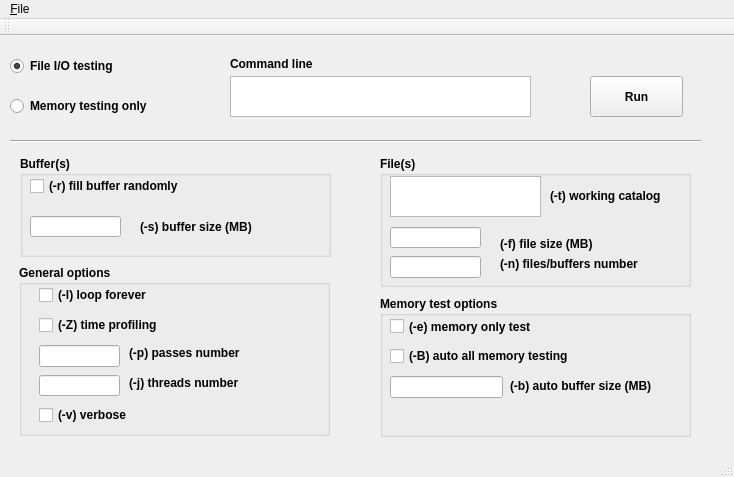
<?xml version="1.0" encoding="UTF-8"?>
<ui version="4.0">
 <class>MainWindow</class>
 <widget class="QMainWindow" name="MainWindow">
  <property name="geometry">
   <rect>
    <x>0</x>
    <y>0</y>
    <width>734</width>
    <height>477</height>
   </rect>
  </property>
  <property name="windowTitle">
   <string>MainWindow</string>
  </property>
  <widget class="QWidget" name="centralWidget">
   <widget class="QRadioButton" name="radioButtonFileIOtestmode">
    <property name="geometry">
     <rect>
      <x>10</x>
      <y>20</y>
      <width>171</width>
      <height>20</height>
     </rect>
    </property>
    <property name="font">
     <font>
      <weight>75</weight>
      <bold>true</bold>
     </font>
    </property>
    <property name="text">
     <string>File I/O testing</string>
    </property>
    <property name="checked">
     <bool>true</bool>
    </property>
   </widget>
   <widget class="QRadioButton" name="radioButtonMemoryOnlyTestMode">
    <property name="geometry">
     <rect>
      <x>10</x>
      <y>60</y>
      <width>171</width>
      <height>20</height>
     </rect>
    </property>
    <property name="font">
     <font>
      <weight>75</weight>
      <bold>true</bold>
     </font>
    </property>
    <property name="text">
     <string>Memory testing only</string>
    </property>
   </widget>
   <widget class="QTextEdit" name="textEditCmdLineBuf">
    <property name="geometry">
     <rect>
      <x>230</x>
      <y>40</y>
      <width>301</width>
      <height>41</height>
     </rect>
    </property>
    <property name="acceptRichText">
     <bool>true</bool>
    </property>
   </widget>
   <widget class="Line" name="line_sep_main">
    <property name="geometry">
     <rect>
      <x>10</x>
      <y>95</y>
      <width>691</width>
      <height>21</height>
     </rect>
    </property>
    <property name="orientation">
     <enum>Qt::Horizontal</enum>
    </property>
   </widget>
   <widget class="QPushButton" name="buttonRunTest">
    <property name="geometry">
     <rect>
      <x>590</x>
      <y>40</y>
      <width>93</width>
      <height>41</height>
     </rect>
    </property>
    <property name="font">
     <font>
      <weight>75</weight>
      <bold>true</bold>
     </font>
    </property>
    <property name="text">
     <string>Run</string>
    </property>
   </widget>
   <widget class="QLabel" name="label_cmd_line">
    <property name="enabled">
     <bool>true</bool>
    </property>
    <property name="geometry">
     <rect>
      <x>230</x>
      <y>20</y>
      <width>111</width>
      <height>16</height>
     </rect>
    </property>
    <property name="font">
     <font>
      <weight>75</weight>
      <bold>true</bold>
     </font>
    </property>
    <property name="text">
     <string>Command line</string>
    </property>
   </widget>
   <widget class="QGroupBox" name="groupBoxBuffers">
    <property name="enabled">
     <bool>true</bool>
    </property>
    <property name="geometry">
     <rect>
      <x>20</x>
      <y>120</y>
      <width>311</width>
      <height>101</height>
     </rect>
    </property>
    <property name="font">
     <font>
      <weight>75</weight>
      <bold>true</bold>
     </font>
    </property>
    <property name="title">
     <string>Buffer(s)</string>
    </property>
    <widget class="QCheckBox" name="checkBoxRandomBufferFill">
     <property name="enabled">
      <bool>true</bool>
     </property>
     <property name="geometry">
      <rect>
       <x>10</x>
       <y>20</y>
       <width>211</width>
       <height>20</height>
      </rect>
     </property>
     <property name="font">
      <font>
       <weight>75</weight>
       <bold>true</bold>
      </font>
     </property>
     <property name="text">
      <string>(-r) fill buffer randomly</string>
     </property>
    </widget>
    <widget class="QLabel" name="labelBufferSize">
     <property name="enabled">
      <bool>true</bool>
     </property>
     <property name="geometry">
      <rect>
       <x>120</x>
       <y>60</y>
       <width>161</width>
       <height>21</height>
      </rect>
     </property>
     <property name="font">
      <font>
       <weight>75</weight>
       <bold>true</bold>
      </font>
     </property>
     <property name="text">
      <string>(-s) buffer size (MB)</string>
     </property>
    </widget>
    <widget class="QLineEdit" name="lineEditBufferSize">
     <property name="geometry">
      <rect>
       <x>10</x>
       <y>60</y>
       <width>91</width>
       <height>21</height>
      </rect>
     </property>
    </widget>
   </widget>
   <widget class="QGroupBox" name="groupBoxFiles">
    <property name="geometry">
     <rect>
      <x>380</x>
      <y>120</y>
      <width>311</width>
      <height>131</height>
     </rect>
    </property>
    <property name="font">
     <font>
      <weight>75</weight>
      <bold>true</bold>
     </font>
    </property>
    <property name="title">
     <string>File(s)</string>
    </property>
    <widget class="QTextEdit" name="textEditFileDirName">
     <property name="geometry">
      <rect>
       <x>10</x>
       <y>20</y>
       <width>151</width>
       <height>41</height>
      </rect>
     </property>
    </widget>
    <widget class="QLineEdit" name="lineEditFileSize">
     <property name="geometry">
      <rect>
       <x>10</x>
       <y>71</y>
       <width>91</width>
       <height>21</height>
      </rect>
     </property>
    </widget>
    <widget class="QLineEdit" name="lineEditFilesNumber">
     <property name="geometry">
      <rect>
       <x>10</x>
       <y>100</y>
       <width>91</width>
       <height>22</height>
      </rect>
     </property>
    </widget>
    <widget class="QLabel" name="labelFileDirName">
     <property name="geometry">
      <rect>
       <x>170</x>
       <y>30</y>
       <width>131</width>
       <height>20</height>
      </rect>
     </property>
     <property name="font">
      <font>
       <weight>75</weight>
       <bold>true</bold>
      </font>
     </property>
     <property name="text">
      <string>(-t) working catalog</string>
     </property>
    </widget>
    <widget class="QLabel" name="labelFileSize">
     <property name="enabled">
      <bool>true</bool>
     </property>
     <property name="geometry">
      <rect>
       <x>120</x>
       <y>80</y>
       <width>131</width>
       <height>16</height>
      </rect>
     </property>
     <property name="font">
      <font>
       <weight>75</weight>
       <bold>true</bold>
      </font>
     </property>
     <property name="text">
      <string>(-f) file size (MB)</string>
     </property>
    </widget>
    <widget class="QLabel" name="labelFilesNumber">
     <property name="geometry">
      <rect>
       <x>120</x>
       <y>100</y>
       <width>171</width>
       <height>16</height>
      </rect>
     </property>
     <property name="text">
      <string>(-n) files/buffers number</string>
     </property>
    </widget>
   </widget>
   <widget class="QGroupBox" name="groupBoxMemoryMode">
    <property name="geometry">
     <rect>
      <x>380</x>
      <y>260</y>
      <width>311</width>
      <height>141</height>
     </rect>
    </property>
    <property name="font">
     <font>
      <weight>75</weight>
      <bold>true</bold>
     </font>
    </property>
    <property name="title">
     <string>Memory test options</string>
    </property>
    <widget class="QCheckBox" name="checkBoxMemoryOnlyTest">
     <property name="geometry">
      <rect>
       <x>10</x>
       <y>20</y>
       <width>191</width>
       <height>21</height>
      </rect>
     </property>
     <property name="text">
      <string>(-e) memory only test </string>
     </property>
    </widget>
    <widget class="QCheckBox" name="checkBoxAutoMemoryTest">
     <property name="geometry">
      <rect>
       <x>10</x>
       <y>50</y>
       <width>211</width>
       <height>20</height>
      </rect>
     </property>
     <property name="text">
      <string>(-B) auto all memory testing</string>
     </property>
    </widget>
    <widget class="QLineEdit" name="lineEditAutoMemBufSize">
     <property name="geometry">
      <rect>
       <x>10</x>
       <y>80</y>
       <width>113</width>
       <height>22</height>
      </rect>
     </property>
    </widget>
    <widget class="QLabel" name="labelAutoMemBufSize">
     <property name="geometry">
      <rect>
       <x>130</x>
       <y>80</y>
       <width>191</width>
       <height>20</height>
      </rect>
     </property>
     <property name="text">
      <string>(-b) auto buffer size (MB)</string>
     </property>
    </widget>
   </widget>
   <widget class="QGroupBox" name="groupBoxGeneralOptions">
    <property name="geometry">
     <rect>
      <x>19</x>
      <y>229</y>
      <width>311</width>
      <height>171</height>
     </rect>
    </property>
    <property name="font">
     <font>
      <weight>75</weight>
      <bold>true</bold>
     </font>
    </property>
    <property name="title">
     <string>General options</string>
    </property>
    <widget class="QCheckBox" name="checkBoxLoopForever">
     <property name="geometry">
      <rect>
       <x>20</x>
       <y>20</y>
       <width>151</width>
       <height>20</height>
      </rect>
     </property>
     <property name="text">
      <string>(-l) loop forever</string>
     </property>
    </widget>
    <widget class="QCheckBox" name="checkBoxTimeProfiling">
     <property name="geometry">
      <rect>
       <x>20</x>
       <y>50</y>
       <width>151</width>
       <height>20</height>
      </rect>
     </property>
     <property name="text">
      <string>(-Z) time profiling</string>
     </property>
    </widget>
    <widget class="QLineEdit" name="lineEditPassesNumber">
     <property name="geometry">
      <rect>
       <x>20</x>
       <y>80</y>
       <width>81</width>
       <height>22</height>
      </rect>
     </property>
    </widget>
    <widget class="QLineEdit" name="lineEditThreadsNumber">
     <property name="geometry">
      <rect>
       <x>20</x>
       <y>110</y>
       <width>81</width>
       <height>21</height>
      </rect>
     </property>
    </widget>
    <widget class="QLabel" name="labelPassesNumber">
     <property name="geometry">
      <rect>
       <x>110</x>
       <y>80</y>
       <width>151</width>
       <height>16</height>
      </rect>
     </property>
     <property name="text">
      <string>(-p) passes number</string>
     </property>
    </widget>
    <widget class="QLabel" name="labelThreadsNumber">
     <property name="geometry">
      <rect>
       <x>110</x>
       <y>110</y>
       <width>131</width>
       <height>16</height>
      </rect>
     </property>
     <property name="text">
      <string>(-j) threads number</string>
     </property>
    </widget>
    <widget class="QCheckBox" name="checkBoxVerbose">
     <property name="geometry">
      <rect>
       <x>20</x>
       <y>140</y>
       <width>111</width>
       <height>20</height>
      </rect>
     </property>
     <property name="text">
      <string>(-v) verbose</string>
     </property>
    </widget>
   </widget>
  </widget>
  <widget class="QToolBar" name="mainToolBar">
   <attribute name="toolBarArea">
    <enum>TopToolBarArea</enum>
   </attribute>
   <attribute name="toolBarBreak">
    <bool>false</bool>
   </attribute>
  </widget>
  <widget class="QStatusBar" name="statusBar"/>
  <widget class="QMenuBar" name="menuBar">
   <property name="geometry">
    <rect>
     <x>0</x>
     <y>0</y>
     <width>734</width>
     <height>26</height>
    </rect>
   </property>
   <widget class="QMenu" name="menu_File">
    <property name="title">
     <string>&amp;File</string>
    </property>
    <addaction name="action_Help"/>
    <addaction name="action_About"/>
    <addaction name="action_Quit"/>
   </widget>
   <addaction name="menu_File"/>
  </widget>
  <action name="action_Help">
   <property name="text">
    <string>&amp;Help</string>
   </property>
  </action>
  <action name="action_About">
   <property name="text">
    <string>&amp;About</string>
   </property>
  </action>
  <action name="action_Quit">
   <property name="text">
    <string>&amp;Quit</string>
   </property>
  </action>
 </widget>
 <layoutdefault spacing="6" margin="11"/>
 <resources/>
 <connections/>
</ui>
